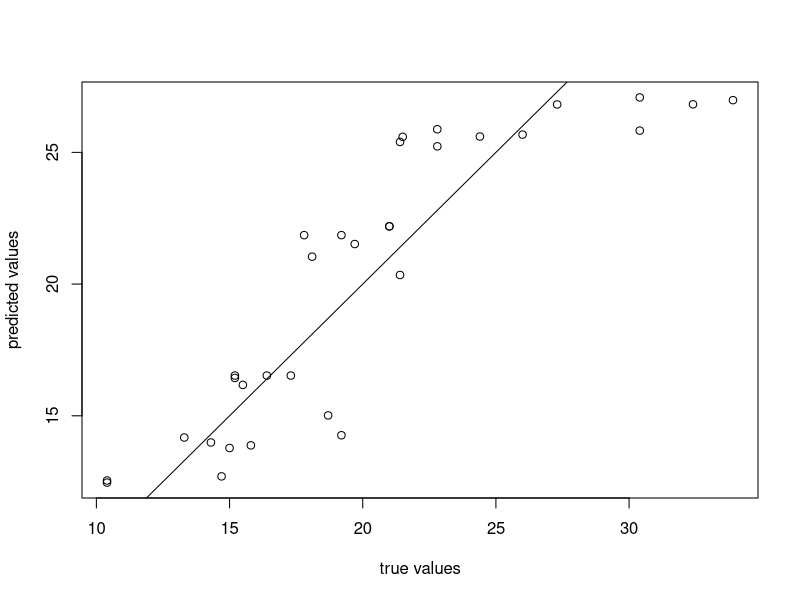

Generate this figure with R:
lr = lm(formula = mpg~cyl+disp+hp,data=mtcars)
print(summary(lr))
print(names(lr))
print(lr$coefficients)

plot(x=mtcars$mpg,y=lr$fitted.values,xlab='true values',ylab = 'predicted values')
abline(b=1,a=0)
